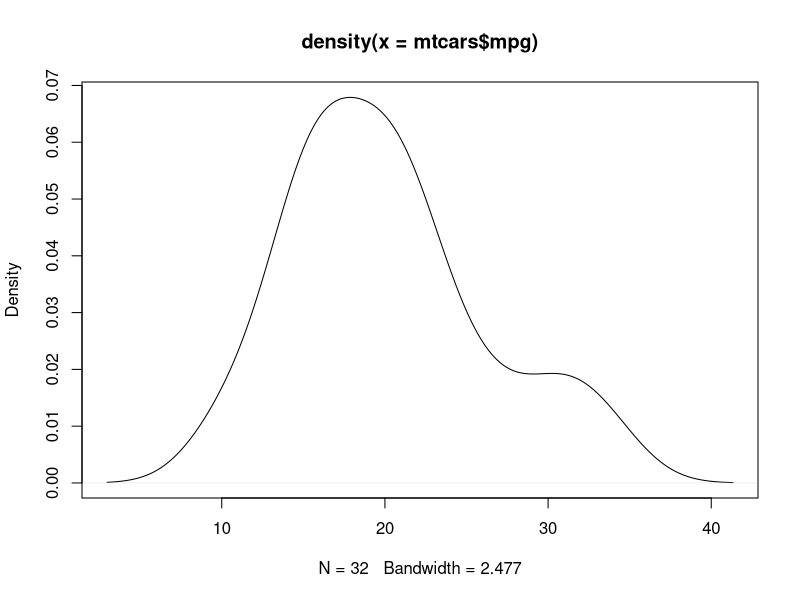
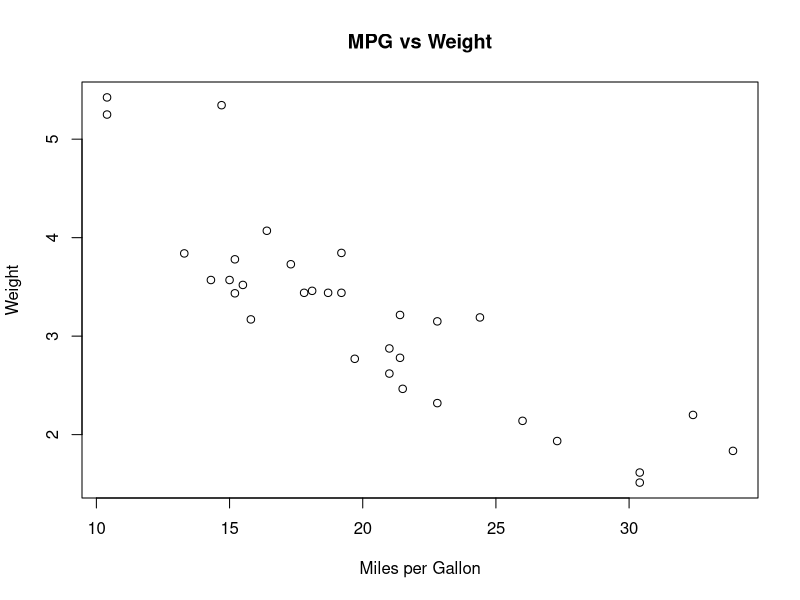
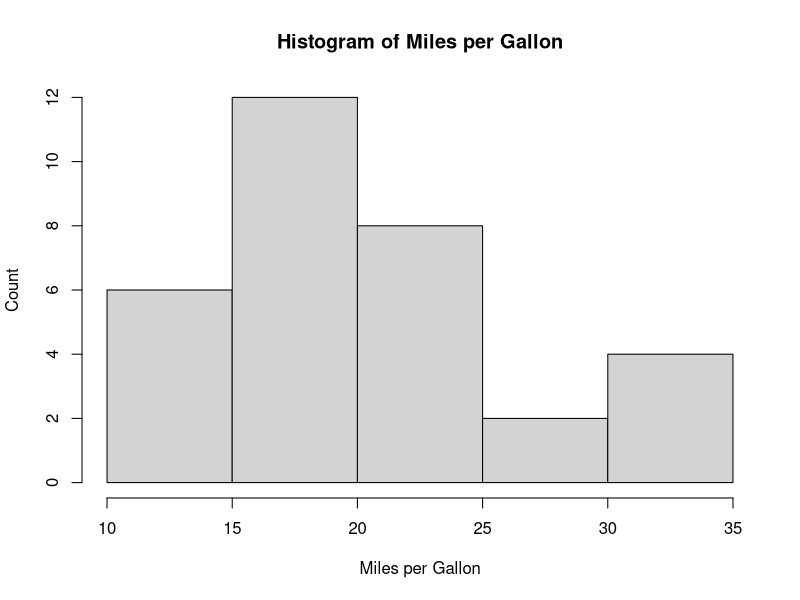
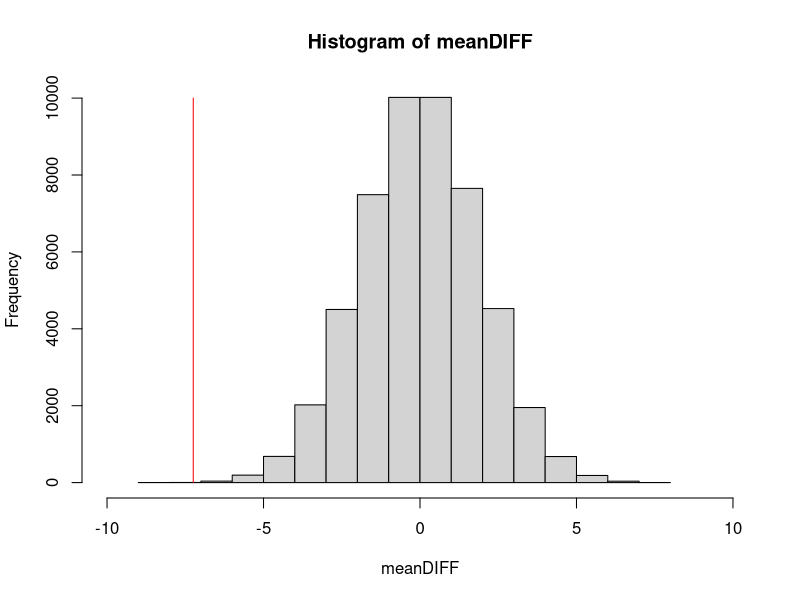
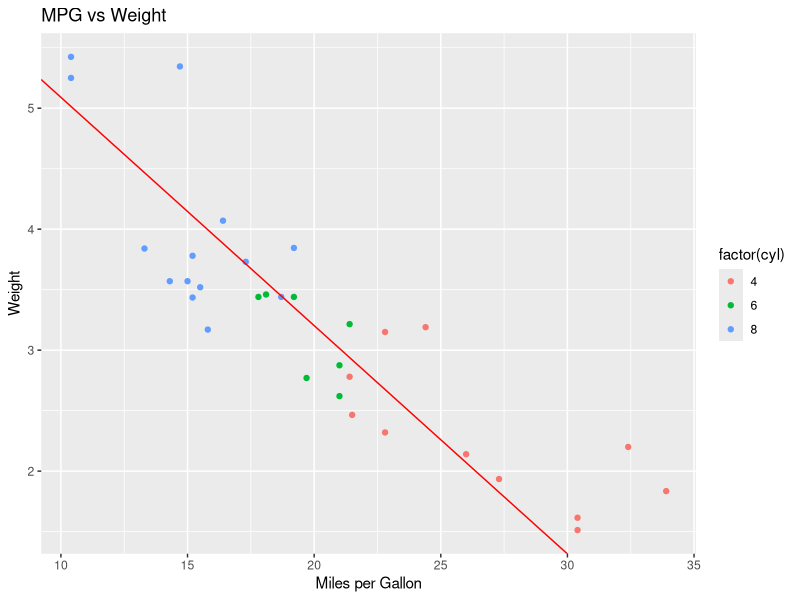
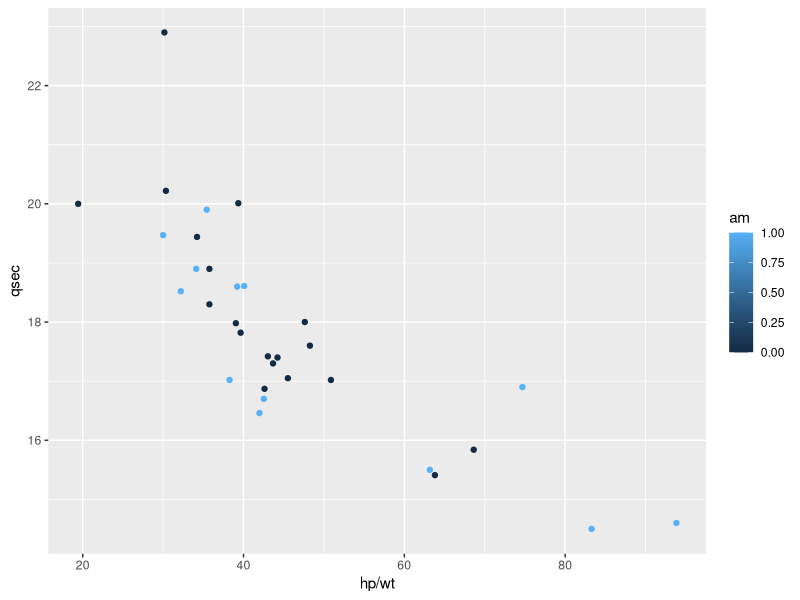

Recreate these plots in R, in order.
# Libraries
# Load the necessary libraries for the script
# The 'datasets' library provides access to various built-in datasets in R,
# allowing us to easily load and work with these datasets.
library(datasets)

# The 'MASS' library contains functions related to statistical modeling, such as
# fitting linear and generalized linear models, clustering, and more.
library(MASS)

# The 'ggplot2' library is a powerful data visualization library in R,
# which enables the creation of high-quality and customizable plots and charts.
library(ggplot2)

# mtcars dataset
# Display the first few rows of the mtcars dataset
# The 'mtcars' dataset is a built-in dataset in R, which contains information
# about various car models. By using the 'head()' function, we can view the
# first few rows of the dataset to get a quick overview of its structure and contents.
head(mtcars)
summary(mtcars)
plot(density(mtcars$mpg)) #plots density function of mpg
plot(mtcars$mpg, mtcars$wt, main = "MPG vs Weight", xlab = "Miles per Gallon", ylab = "Weight")

hist(mtcars$mpg, main = "Histogram of Miles per Gallon", xlab = "Miles per Gallon", ylab = "Count")

t.test(mtcars$mpg ~ mtcars$am, var.equal = TRUE)
#compares the two groups

t.sim <- function(v1, v2, ns, lim) {
  n <- 50000  # The number of iterations to simulate the distribution of sample means
  sds <- sd(c(v1, v2))  # Calculate the standard deviation of the combined samples
  mu <- mean(c(v1, v2))  # Calculate the mean of the combined samples
  meanDIFF <- rep(NA, n)  # Initialize an empty vector to store the differences in sample means
  # Perform the simulation of sample means
  for (i in 1:n) {
    g <- rnorm(ns, mu, sds)  # Generate a random sample 'g' from a normal distribution with mean 'mu' and standard deviation 'sds'
    k <- rnorm(ns, mu, sds)  # Generate another random sample 'k' from the same distribution
    meanDIFF[i] <- mean(g) - mean(k)  # Calculate the difference in sample means and store it in the vector
  }
  # Plotting the histogram of the differences in sample means
  hist(meanDIFF, xlim = c(-lim, lim))  # Create a histogram to visualize the distribution of sample means
  ourDIFF <- mean(v1) - mean(v2)  # Calculate the difference in means for the original samples
  segments(ourDIFF, 0, ourDIFF, 10000, col = "red")  # Add a red vertical line to the histogram representing the difference in means of the original samples
}

# Apply custom function to the mtcars dataset
# This line applies the custom function 't.sim' to the 'mtcars' dataset with specific arguments.
# It compares the 'mpg' (miles per gallon) values for two groups in the 'mtcars' dataset based on the 'am' variable.
# The first argument, 'mtcars[mtcars$am == 0, "mpg"]', represents the 'mpg' values for the group where 'am' equals 0 (automatic transmission).
# The second argument, 'mtcars[mtcars$am == 1, "mpg"]', represents the 'mpg' values for the group where 'am' equals 1 (manual transmission).
# The third argument, '20', specifies the sample size for each iteration of the simulation.
# The fourth argument, '10', defines the range of the x-axis in the resulting histogram.

t.sim(
  mtcars[mtcars$am == 0, "mpg"],  # Select 'mpg' values for the group with automatic transmission
  mtcars[mtcars$am == 1, "mpg"],  # Select 'mpg' values for the group with manual transmission
  20,  # Set the sample size for each iteration to 20
  10   # Set the range of the x-axis in the histogram to -10 to 10
)

gg <- ggplot(mtcars, aes(x = mpg, y = wt, color = factor(cyl)))
gg + geom_point() +
  # Customize plot labels
  # 'labs' function is used to customize the plot labels.
  # 'title = "MPG vs Weight"' sets the title of the plot as "MPG vs Weight",
  # 'x = "Miles per Gallon"' sets the label for the x-axis as "Miles per Gallon",
  # 'y = "Weight"' sets the label for the y-axis as "Weight".
  labs(title = "MPG vs Weight", x = "Miles per Gallon", y = "Weight") +
  geom_abline(intercept = 0 + 37.2851/5.3445, slope = -1/5.3, color = "red")

######EXERCISE 1
#Linear Regression Exercise: 
#Perform a linear regression analysis using MPG as the dependent variable
#and weight (wt) as the independent variable. 
#Provide an interpretation of the coefficients
a <- lm(mtcars$mpg~mtcars$wt) 
summary(a)

######EXERCISE 2
#Use ggplot2 to create a visualization that combines multiple variables 
#(e.g., MPG, cylinder count, and weight) in a creative way.

mygg <- ggplot(mtcars,aes(x = hp/wt, y= qsec, col=am))
mygg + geom_point()


######EXERCISE 3
#create a ggplot that includes the following elements:
#A scatter plot of MPG versus weight (wt), similar to what's already in the 
#script, but this time facet the plot by the number of gears (gear).
#Customize the plot using a different ggplot2 theme and adjust the color 
#scale to represent the number of cylinders (cyl).
#Add a smooth line (regression line or LOESS) to each facet 
#to illustrate the trend.

######EXERCISE 4
#Perform a t-test to compare the MPG of 4-cylinder cars versus 6-cylinder cars. 
#Before conducting the t-test visualize the distribution of MPG  for both groups 
#using box plots or violin plots.
#Provide an interpretion of the results of the t-test in the context of the visualizations.
